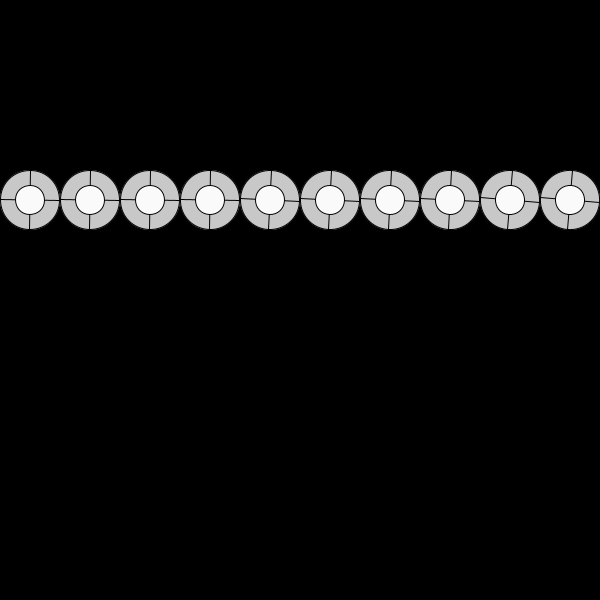
Frame 1 (no input)
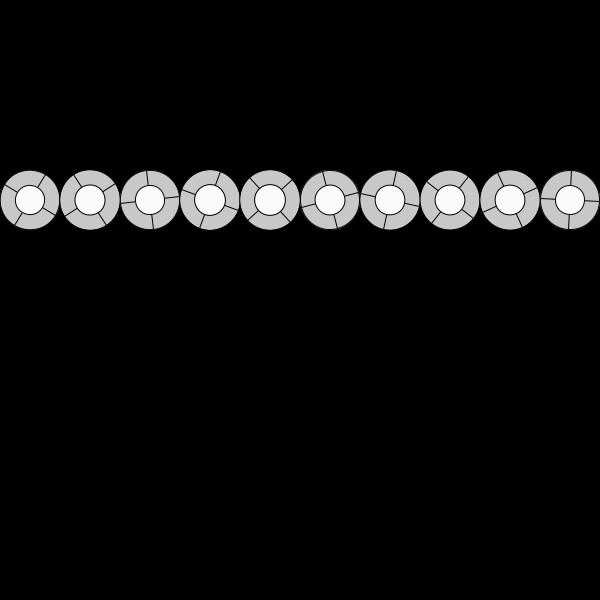
Frame 60 (the mouse pressed at the canvas centre just before this capture)
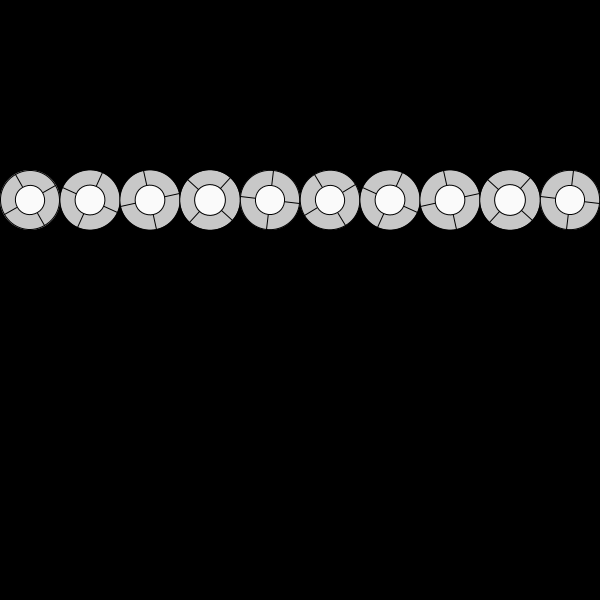
Frame 120 (the mouse held since frame 60 and released just before this capture)

The Processing sketch that drew these frames (run headless with seeded random() and noise(); from frame 60 on, the mouse is pressed at the canvas centre):

// Processing sketch: rotarConFor
// ── rotarConFor.pde
int tam = 60;
void setup() {
  size(600, 600);
}
void draw() {
  background(0);
  for (int i=0; i<10; i++) {
    float factor = map(i, 0, 10, 0.5, 5);
   // float factor = random(0.5, 5); otra versión
    rueda(tam/2+i*tam, 200, tam, factor);
  }
}
void rueda(int px, int py, int tam, float vel) {
  push();
  translate(px, py);
  rotate(radians(frameCount*vel));
  fill(200);
  ellipse(0, 0, tam, tam);
  line(-tam/2, 0, tam/2, 0);
  line(0, -tam/2, 0, tam/2);
  fill(250);
  ellipse(0, 0, tam/2, tam/2);
  pop();
}
